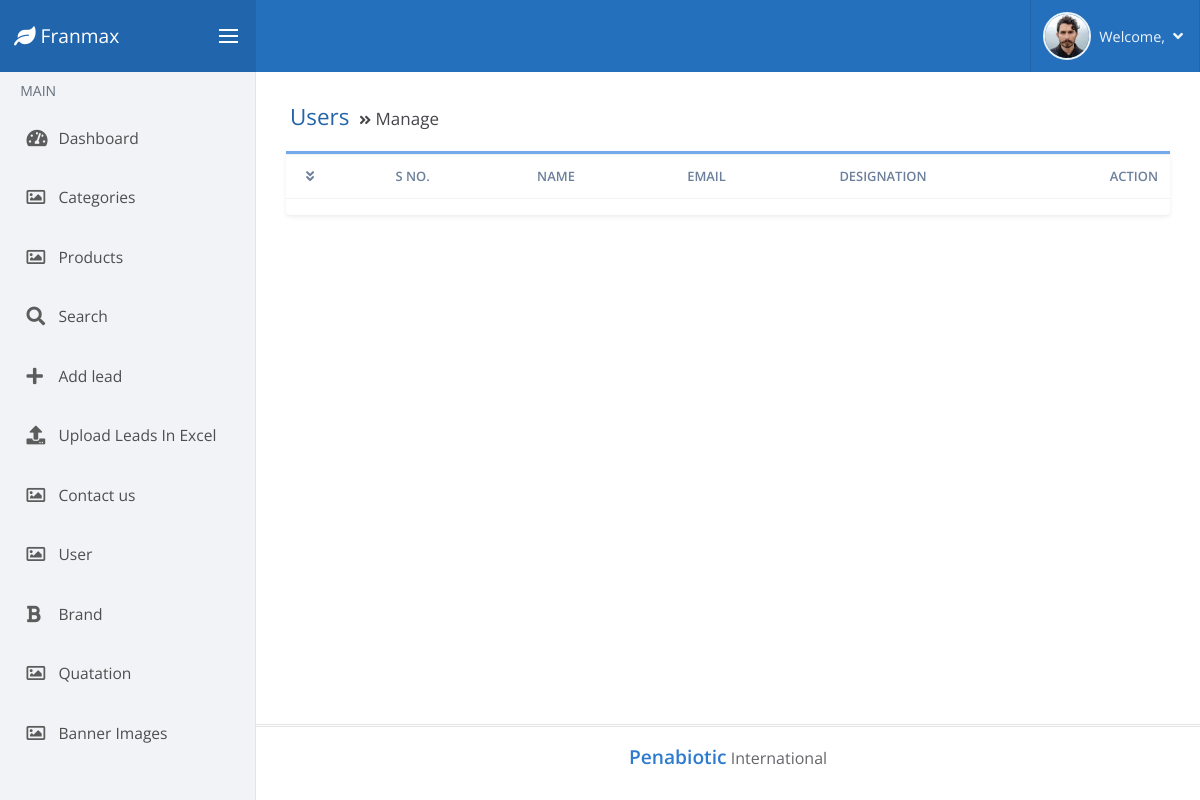
The page /admin/userindex.php (signed in) on the database as committed earlier.
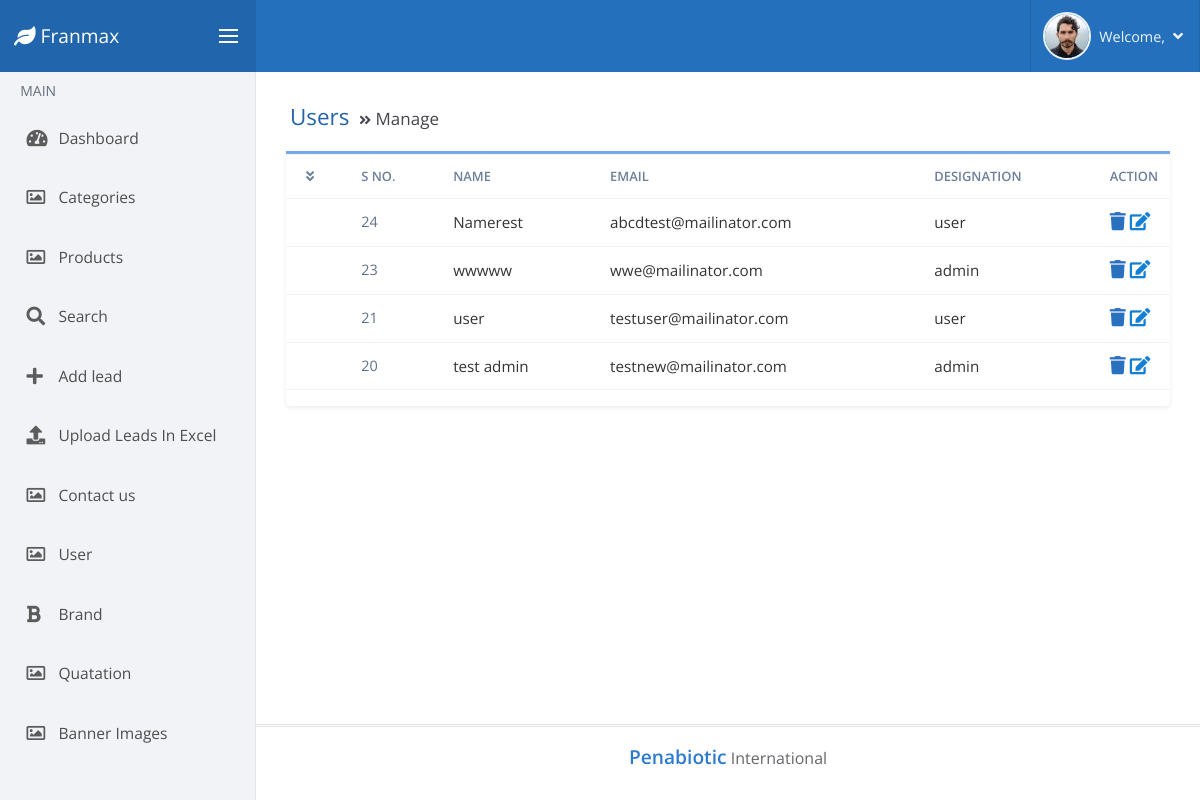
The same page on the database as committed later.
### tables this page shows
CREATE TABLE `users` (
  `id` int(11) NOT NULL,
  `name` varchar(50) NOT NULL,
  `email` varchar(50) NOT NULL,
  `password` varchar(50) NOT NULL,
  `gender` varchar(50) NOT NULL,
  `mobile` varchar(50) NOT NULL,
  `designation` varchar(50) NOT NULL,
  `image` varchar(50) NOT NULL,
  `status` int(10) NOT NULL DEFAULT '0'
);

### admin/userindex.php (the view, shortened to what this page needs)
<?php include"header.php";?>
        <div role="main" class="main-content">
          <div class="page-content container container-plus">
            <div class="page-header mb-2 pb-2 flex-column flex-sm-row align-items-start align-items-sm-center py-25 px-1">
              <h1 class="page-title text-primary-d2 text-140">
                Users
                <small class="page-info text-dark-m3">
                  <i class="fa fa-angle-double-right text-80"></i>
                  Manage
                </small>
              </h1>
            </div>
            <div class="card bcard h-auto">
              <form autocomplete="off" class="border-t-3 brc-blue-m2">
                <table id="datatable" class="d-style w-100 table text-dark-m1 text-95 border-y-1 brc-black-tp11 collapsed dtr-table">
                  <thead class="sticky-nav text-secondary-m1 text-uppercase text-85">
                    <tr>
                      <th class="td-toggle-details border-0 bgc-white shadow-sm">
                        <i class="fa fa-angle-double-down ml-2"></i>
                      </th>
                      <th class="border-0 bgc-white bgc-h-yellow-l3 shadow-sm">
                        S No.
                      </th>
                      <th class="border-0 bgc-white bgc-h-yellow-l3 shadow-sm">
                        Name
                      </th>
                      <th class="border-0 bgc-white bgc-h-yellow-l3 shadow-sm">
                        Email
                      </th>
                      <th class="border-0 bgc-white bgc-h-yellow-l3 shadow-sm">
                      Designation
                      </th>
                      <th class="border-0 bgc-white shadow-sm w-2">
                        Action
                      </th>
                    </tr>
                  </thead>
                  <tbody class="pos-rel">
                   <?php $sn=1; $sql = mysqli_query($con, "SELECT * FROM users ORDER BY id DESC");
			while($rows = mysqli_fetch_array($sql)) { ?>
                    <tr class="d-style bgc-h-default-l4">
                      <td class="td-toggle-details pos-rel">
                      </td>
                      <td>
                        <div class="text-95 text-secondary-d1">
                        <?php echo $rows["id"];?>
                        </div>
                      </td>
                      <td>  <?php echo $rows["name"];?> </td>
                      <td>  <?php echo $rows["email"];?> </td>
                      <td>  <?php echo $rows["designation"];?> </td>
                      <td class="align-middle">
                        <span>
                            <a data-rel="tooltip" title="Delete" href="delete.php?user_id=<?php echo $rows["id"];?>" >
                                <i class="fa fa-trash text-120" ></i>
                            </a>
                        </span>
                        <span>
                            <a data-rel="tooltip"  title="" href="useradd.php?user_id=<?php echo $rows["id"];?>" data-original-title="Edit">
                                <i class="fa fa-edit text-blue-m1 text-120" ></i>
                            </a>
                        </span>
                      </td>
                    </tr>
			<?php $sn++; } ?>
                  </tbody>
                </table>
              </form>
            </div>
          </div>
          <?php include "footer.php";?>

Rows that differ between the two databases and show on the page:
added users: id "24", name "Namerest", email "abcdtest@mailinator.com", designation "user"
added users: id "23", name "wwwww", email "wwe@mailinator.com", designation "admin"
added users: id "21", name "user", email "testuser@mailinator.com", designation "user"
added users: id "20", name "test admin", email "testnew@mailinator.com", designation "admin"
